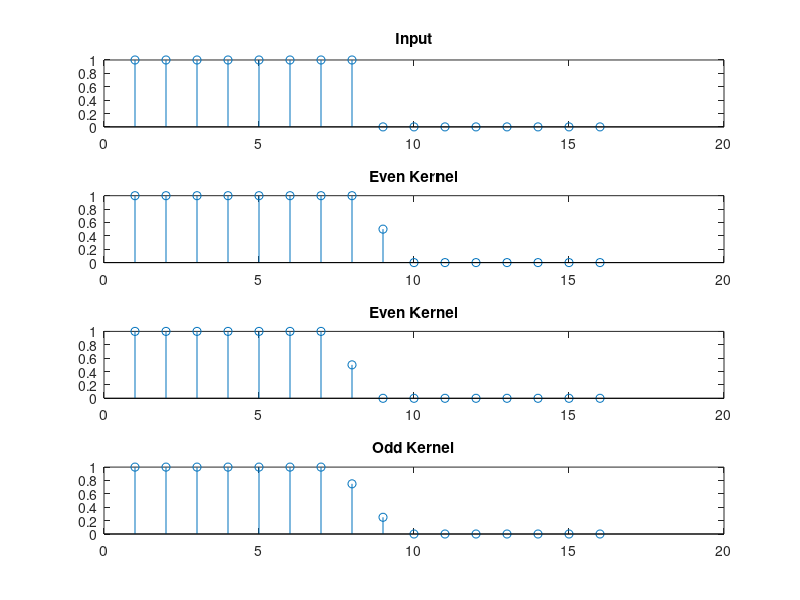
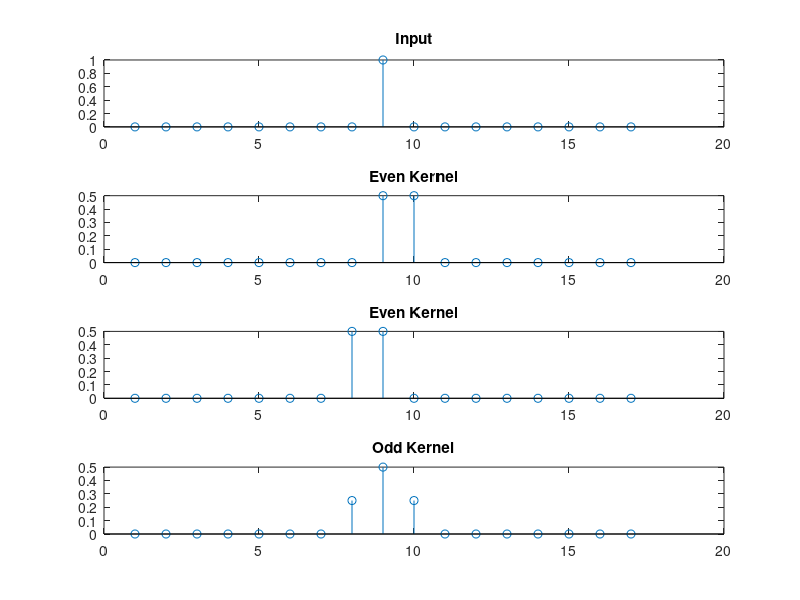
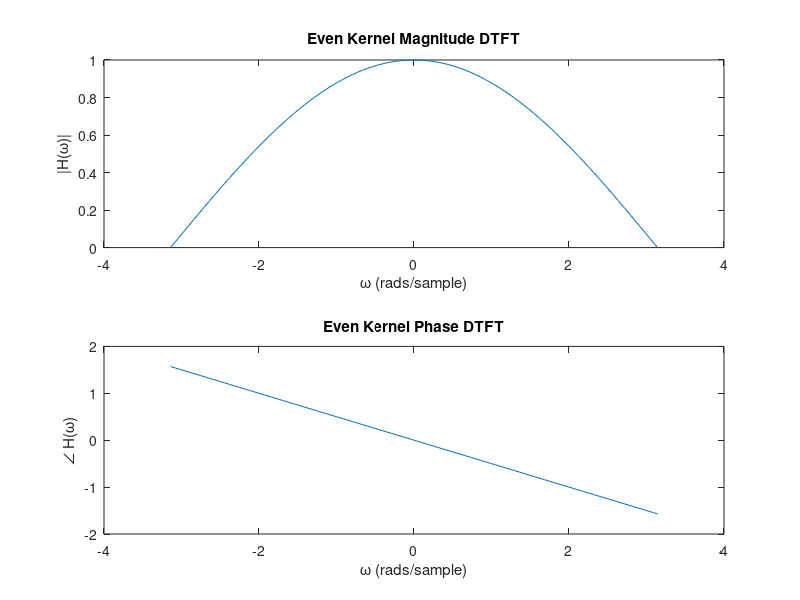
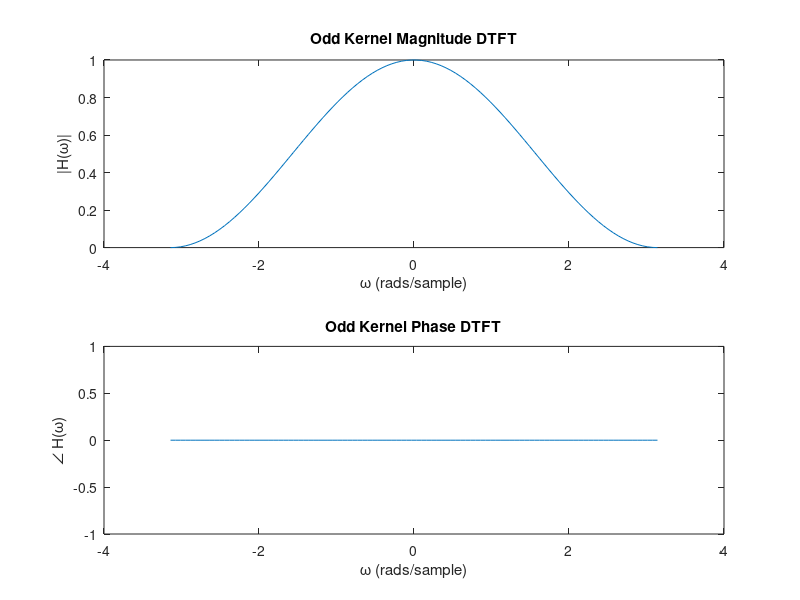

MATLAB code for these plots, in order: (Note: this script raises an error after producing the figures.)
addpath('..\chp1\')


%% 1D 

h_even = [1/2 1/2];

h_odd = [ 1/4 1/2 1/4 ];

x = [ 1 1 1 1 1 1 1 1 0 0 0 0 0 0 0 0 ];

y_even1 = conv2( padarray(x, [0,1],'symmetric','pre'), h_even, 'valid' );
y_even2 = conv2( padarray(x, [0,1],'symmetric','post'), h_even, 'valid' );
y_odd = conv2( padarray(x, [0,1],'symmetric','both'), h_odd, 'valid' );

figure
subplot(411)
stem(x)
title('Input')
subplot(412)
stem(y_even1)
title('Even Kernel')
subplot(413)
stem(y_even2)
title('Even Kernel')
subplot(414)
stem(y_odd)
title('Odd Kernel')


x = [ 0 0 0 0 0 0 0 0 1 0 0 0 0 0 0 0 0 ];

y_even1 = conv2( padarray(x, [0,1],'symmetric','pre'), h_even, 'valid' );
y_even2 = conv2( padarray(x, [0,1],'symmetric','post'), h_even, 'valid' );
y_odd = conv2( padarray(x, [0,1],'symmetric','both'), h_odd, 'valid' );

figure
subplot(411)
stem(x)
title('Input')
subplot(412)
stem(y_even1)
title('Even Kernel')
subplot(413)
stem(y_even2)
title('Even Kernel')
subplot(414)
stem(y_odd)
title('Odd Kernel')

%% Phase analysis

% DTFT
w = linspace(-pi,pi,100);
H_even = (1/2)+(1/2)*exp(-j*w);
figure
subplot(211)
plot(w,abs(H_even));
title('Even Kernel Magnitude DTFT')
xlabel('\omega (rads/sample)')
ylabel('|H(\omega)|')
subplot(212)
plot(w,angle(H_even));
title('Even Kernel Phase DTFT')
xlabel('\omega (rads/sample)')
ylabel('\angle H(\omega)')
% Slope is -1/2 (half sample delay, magnitude shows us we also get some  blurring

H_odd = (1/4)*exp(+j*w)+1/2+(1/4)*exp(-j*w);
figure
subplot(211)
plot(w,abs(H_odd));
title('Odd Kernel Magnitude DTFT')
xlabel('\omega (rads/sample)')
ylabel('|H(\omega)|')
subplot(212)
plot(w,angle(H_odd));
title('Odd Kernel Phase DTFT')
xlabel('\omega (rads/sample)')
ylabel('\angle H(\omega)')
% Slope is 0



%% Image

x = double(imread('cameraman.tif'));

h_even = ones(2,2)/4;

h_odd = [ 1/16 1/8 1/16
    1/8  1/4 1/8
    1/16 1/8 1/16];

y_even1 = conv2( padarray(x,[1,1],'symmetric','pre'), h_even, 'valid' );

y_even2 = conv2( padarray(x,[1,1],'symmetric','post'), h_even, 'valid' );

y_odd = conv2( padarray(x,[1,1],'symmetric','both'), h_odd, 'valid' );


im(x)
title('Original')
im(y_even1)
title('Even Kernel')

im(x)
title('Original')
im(y_even2)
title('Even Kernel')

im(x)
title('Original')
im(y_odd)
title('Odd Kernel')



